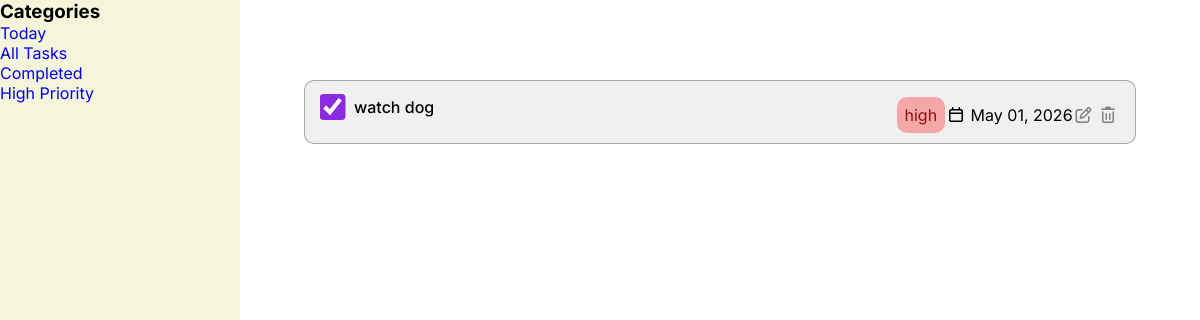
The app's page /completed-tasks (signed in), older data.
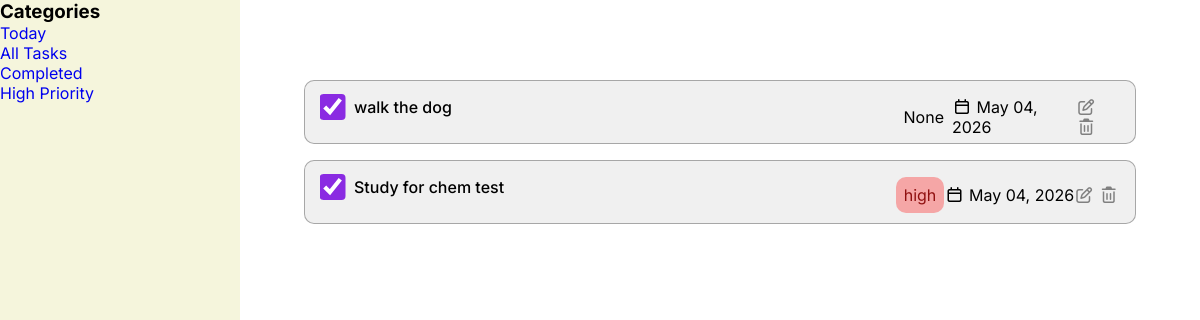
The same page, newer data.
### website/models.py (models this page shows)
class Task(db.Model):
    task_name = db.Column(db.String(1000))
    complete = db.Column(db.Boolean, default=False)
    due = db.Column(db.Date, default=func.now())
    priority = db.Column(db.String(150))
    id = db.Column(db.Integer, primary_key=True)
    user_id = db.Column(db.Integer, db.ForeignKey('user.id'))

### website/views.py (the view)
@views.route("/completed-tasks")
@login_required
def completed_tasks():
    return render_template("completed.html", user=current_user)

### website/__init__.py (called while the page is built)
def create_app():
    app = Flask(__name__)
    app.config['SECRET_KEY'] = 'djfspfaskddshfosjcks'
    app.config['SQLALCHEMY_DATABASE_URI'] = f'sqlite:///{DB_NAME}'
    db.init_app(app)
    from .auth import auth
    from .views import views
    app.register_blueprint(auth, url_prefix="/auth")
    app.register_blueprint(views, url_prefix="/")
    create_database(app)
    from .models import User
    login_manager = LoginManager()
    login_manager.login_view = 'auth.login'
    login_manager.init_app(app)
    @login_manager.user_loader
    def load_user(id):
        return User.query.get(int(id))
    return app

### website/templates/completed.html
{% extends 'home.html' %} {% block dashboard %}
<form class="tasks-container">
  {% if user.tasks %} {% for task in user.tasks %} {% if task.complete %}
  <div
    class="task"
    id="{{ task.id }}-task"
    data-due="{{ task.due.isoformat() }}"
    data-complete="{{ task.complete }}"
  >
    <div>
      <input
        type="checkbox"
        {%
        if
        task.complete
        %}
        checked
        {%
        endif
        %}
        id=""
        onChange="updateTask({{ task.id }})"
      />
      <div class="task-name">
        <p>{{task.task_name}}</p>
      </div>
    </div>
    <div class="task-details">
      <div class="task-priority {{task.priority}}">{{task.priority}}</div>
      <div class="task-date">
        <i class="fa-regular fa-calendar"></i>
        {{task.due.strftime("%b %d, %Y")}}
      </div>
      <div class="edit-delete-buttons">
        <button type="button">
          <i class="fa-regular fa-pen-to-square"></i>
        </button>
        <button type="button" onClick="deleteTask({{ task.id }})">
          <i class="fa-regular fa-trash-can"></i>
        </button>
      </div>
    </div>
  </div>
  {% endif %} {% endfor %} {% endif %}
</form>
{% endblock %}

### website/templates/home.html (shortened to what this page needs)
{% extends 'base.html' %} {% block content %}
<div class="home-page">
  <div id="homepage-sidebar">
    <ul class="categories">
      <h3>Categories</h3>
      <li><a href="/">Today</a></li>
      <li><a href="/all-tasks">All Tasks</a></li>
      <li><a href="/completed-tasks">Completed</a></li>
      <li><a href="/high-priority-tasks">High Priority</a></li>
    </ul>
  </div>
  <div id="main-dashboard" class="main-dashboard">
    {% block dashboard %}{% endblock %}
  </div>
</div>
{% endblock %}

### website/templates/base.html (shortened to what this page needs)
<!doctype html>
<html lang="en">
  <head>
    <link rel="stylesheet" href="{{url_for('static', filename='index.css')}}" />
    <link
      rel="stylesheet"
      href="https://cdnjs.cloudflare.com/ajax/libs/font-awesome/7.0.1/css/all.min.css"
    />
  </head>
  <body>
     {% block content %}{%
    endblock %}
  </body>
</html>

### website/static/index.css (style rules this page uses)
html { font-family: "Inter", sans-serif; }
*, *::before, *::after { box-sizing: border-box; padding: 0; margin: 0; }
body { background-color: beige; display: flex; align-items: center; justify-content: center; width: 100vw; min-height: 100vh; overflow-x: hidden; }
a { text-decoration: none; }
input { border-radius: 10px; padding: 8px; margin: 8px 0 16px 0; border: 1px solid grey; font-family: "Inter", sans-serif; }
.home-page { width: 100vw; height: 100vh; display: grid; grid-template-columns: 1fr 4fr; }
.main-dashboard { background-color: white; padding: 4rem; display: flex; flex-direction: column; gap: 2rem; }
.task { display: flex; align-items: flex-start; justify-content: space-between; width: 100%; height: 4rem; background-color: rgba(128, 128, 128, 0.118); border: 1px solid rgba(128, 128, 128, 0.652); margin: 1rem 0; border-radius: 10px; padding: 16px; }
.task-name { font-weight: 500; }
.task > div { display: flex; }
.task input { transform: scale(2); accent-color: blueviolet; margin: 0 15px 0 5px; }
.task-priority { padding: 8px; border-radius: 10px; }
.high { background-color: rgba(255, 0, 0, 0.311); color: rgb(144, 16, 16); }
.task-details { display: flex; align-items: center; width: 28%; justify-content: space-evenly; }
.edit-delete-buttons button { all: unset; color: grey; transition: all 0.3s ease; }

Row changes from the older to the newer data that the page shows:
changed Task: task_name "watch dog" → "walk the dog"; priority "high" → "None"; due "May 01, 2026" → "May 04, 2026"
now on this page (row edited): Task: complete "☑", task_name "Study for chem test", priority "high", due "May 04, 2026"
